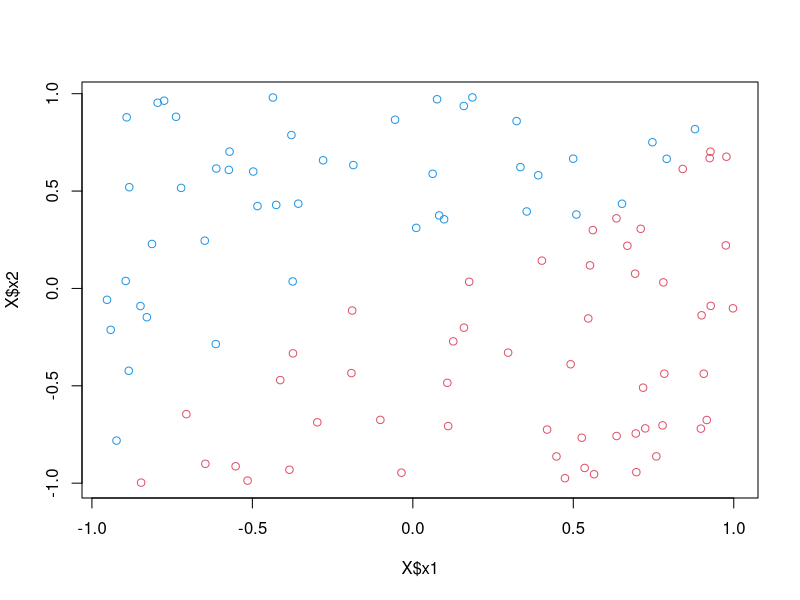
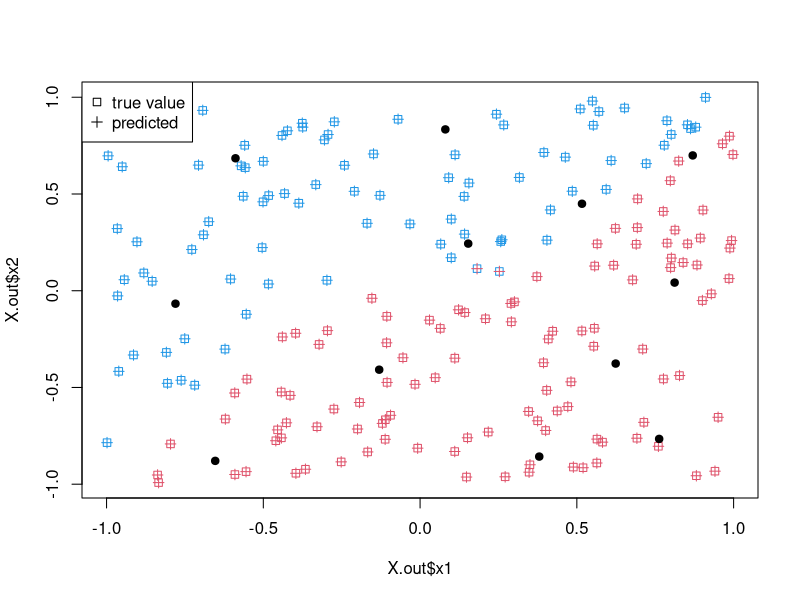
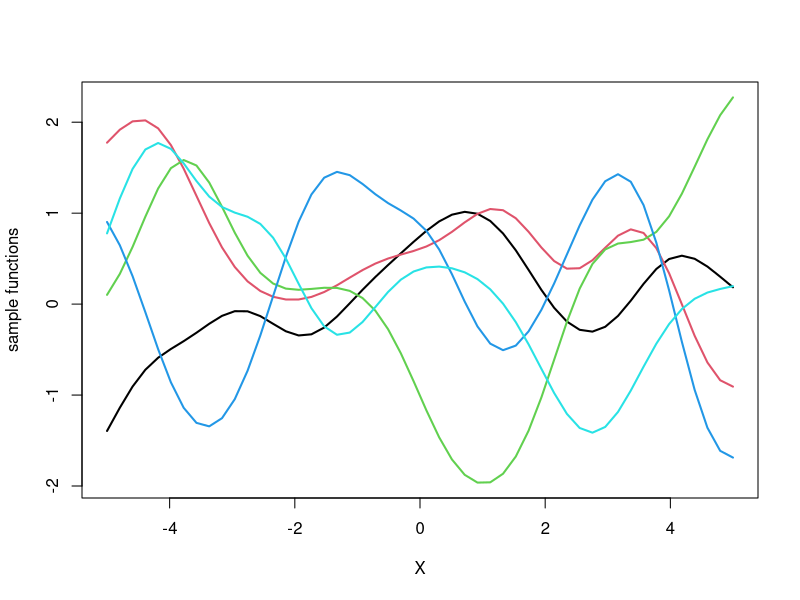
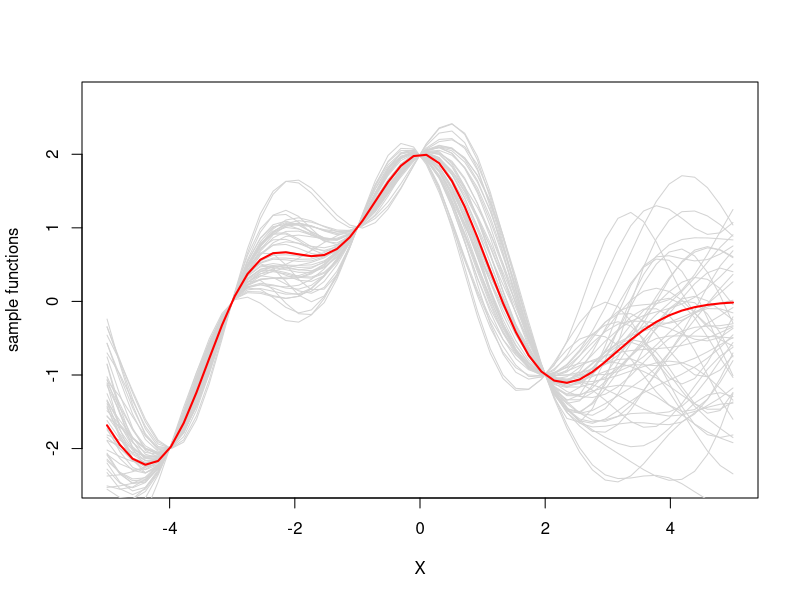
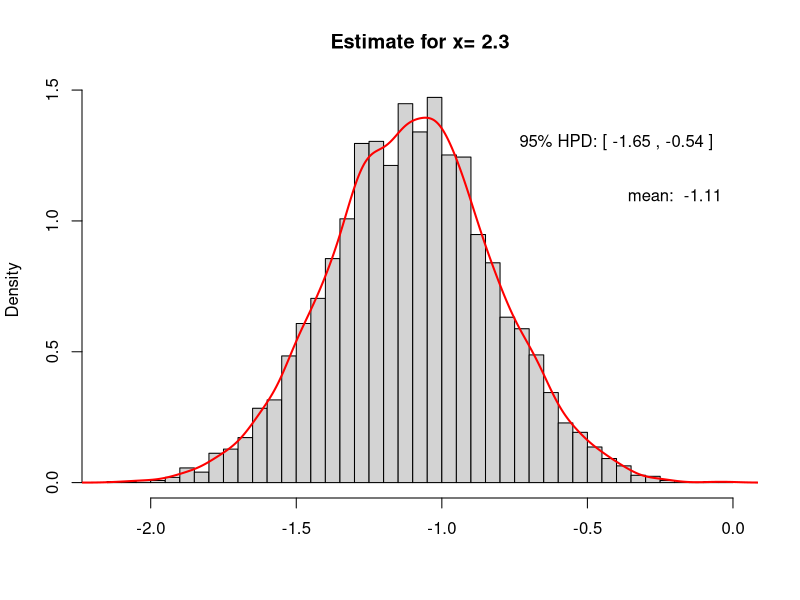
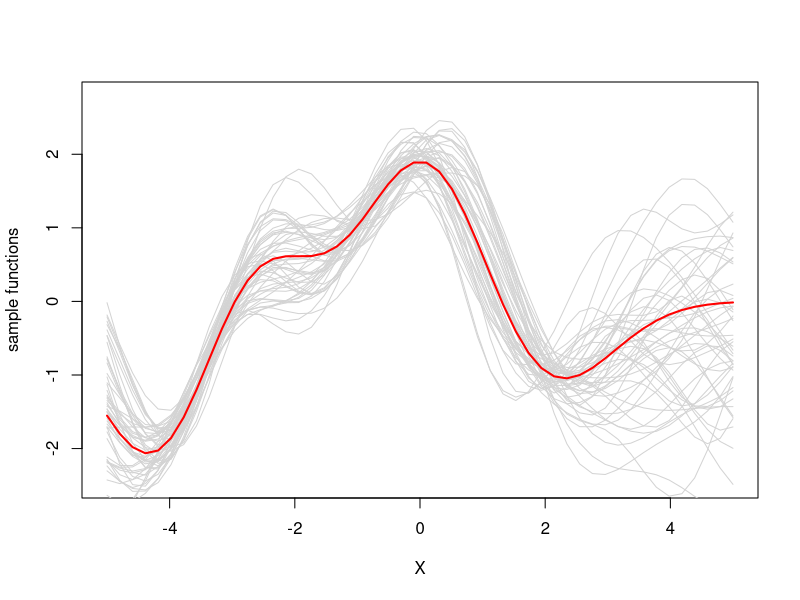
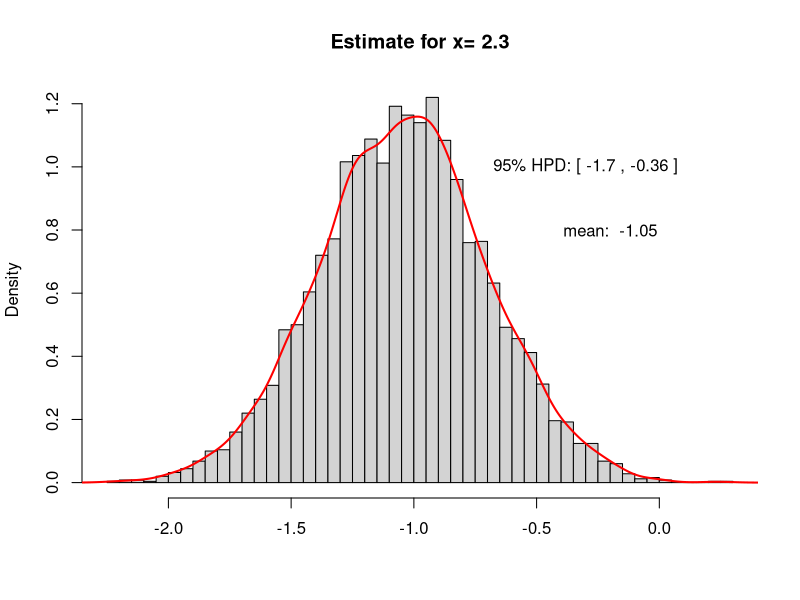
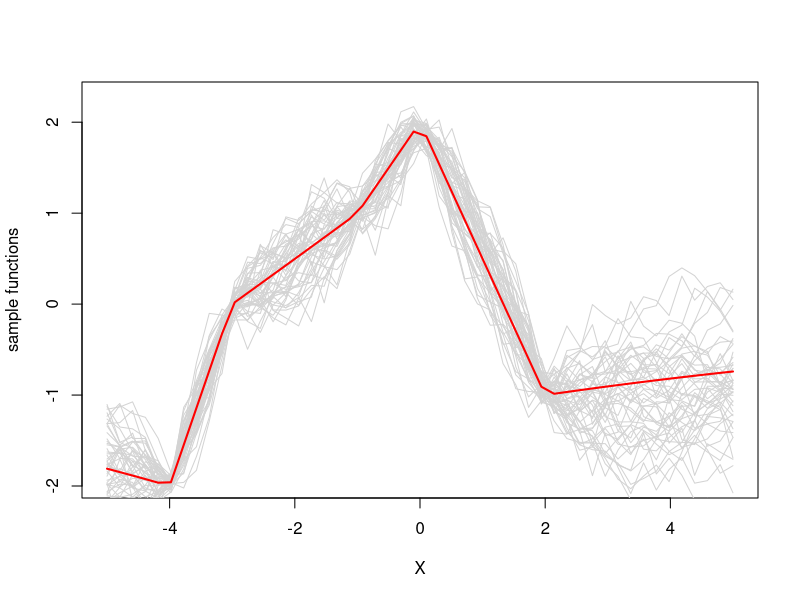

Recreate these plots in R, in order.
## ---- chunk 1
make_gaussian_kernel <- function(gamma=1.0) {

  function(x,z) {
    exp(-gamma * norm(as.matrix(x-z),"F")^2 )
  }
}

gaussian_kernel <- make_gaussian_kernel(0.2)
gaussian_kernel(x=c(1,1), z=c(2,2))
## ---- chunk 2
# returns a rbf model given the:
# * observations X=(x1, ..., xN)
# * output value for each observation Y = (y1, ..., yN)
# * number of centers K
# * gamma value

rbf <- function(X, Y, K=12, gamma=1.0) {
  library(corpcor)   # include pseudoinverse()
  library(stats)     # include kmeans()
  
  N     <- dim(X)[1] # number of observations
  ncols <- dim(X)[2] # number of variables

  repeat {
    km <- kmeans(X, K)  # let's cluster K centers out of the dataset
    if (min(km$size)>0) # only accept if there are no empty clusters
      break
  }

  mus <- km$centers # the clusters points

  Phi <- matrix(rep(NA,(K+1)*N), ncol=K+1)
  for (lin in 1:N) {
    Phi[lin,1] <- 1    # bias column
    for (col in 1:K) {
      Phi[lin,col+1] <- exp(-gamma * norm(as.matrix(X[lin,]-mus[col,]),"F")^2)
    }
  }

  w <- pseudoinverse(t(Phi) %*% Phi) %*% t(Phi) %*% Y  # find RBF weights

  list(weights=w, centers=mus, gamma=gamma)  # return the rbf model
}
## ---- chunk 3
rbf.predict <- function(model, X, classification=FALSE) {
  gamma   <- model$gamma
  centers <- model$centers
  w       <- model$weights
  N       <- dim(X)[1]    # number of observations
  
  pred <- rep(w[1],N)  # we need to init to a value, so let's start with bias

  for (j in 1:N) {  
    # find prediction for point xj
    for (k in 1:length(centers[,1])) {
      # the weight for center[k] is given by w[k+1] (because w[1] is the bias)
      pred[j] <- pred[j] + w[k+1] * exp( -gamma * norm(as.matrix(X[j,]-centers[k,]),"F")^2 )
    }
  }
  
  if (classification) {
    pred <- unlist(lapply(pred, sign))
  }
  pred
}
## ---- chunk 4
target <- function(x1, x2) {
  2*(x2 - x1 + .25*sin(pi*x1) >= 0)-1
}

N <- 100
X <- data.frame(x1=runif(N, min=-1, max=1),
                x2=runif(N, min=-1, max=1))
Y <- target(X$x1, X$x2)
plot(X$x1, X$x2, col=Y+3)
## ---- chunk 5
rbf.model <- rbf(X, Y) # using default values for K and gamma
rbf.model
## ---- chunk 6
N.test <- 200
X.out <- data.frame(x1=runif(N.test, min=-1, max=1),
                    x2=runif(N.test, min=-1, max=1))
Y.out <- target(X.out$x1, X.out$x2)

rbf.pred <- rbf.predict(rbf.model, X.out, classification=TRUE)
binary.error <- sum(rbf.pred != Y.out)/N.test
binary.error

plot(X.out$x1, X.out$x2, col=Y.out+3, pch=0)
points(X.out$x1, X.out$x2, col=rbf.pred+3, pch=3)
points(rbf.model$centers, col="black", pch=19) # draw the model centers
legend("topleft",c("true value","predicted"),pch=c(0,3),bg="white")
## ---- chunk 7
require(MASS)

# make the gaussian kernel
# gaussian_kernel <- make_gaussian_kernel(0.5)

# compute covariance matrix Sigma for the Gaussian process, ie,
# the distribution of functions (eqs. 6.53 & 6.54)
get_sigma <- function(X1, X2, kernel=make_gaussian_kernel(0.5)) {
  Sigma <- matrix(rep(0, length(X1)*length(X2)), nrow=length(X1))
  for (i in 1:nrow(Sigma)) 
    for (j in 1:ncol(Sigma))
       Sigma[i,j] <- kernel(X1[i], X2[j])
  Sigma
}

# The points at which we want to define the functions
X <- seq(-5,5,len=50)
 
# Calculate the covariance matrix
sigma <- get_sigma(X,X)
means <- rep(0, length(X))
 
# Generate sample functions from the Gaussian process
set.seed(101)
n_samples <- 5
y_sample  <- matrix(rep(0,length(X)*n_samples), ncol=n_samples)
for (i in 1:n_samples) {
  # each column represents a sample from a multivariate normal distribution
  # with zero mean and covariance sigma
  y_sample[,i] <- mvrnorm(1, means, sigma)
}

plot(X, y_sample[,1], type="n", ylim=c(min(y_sample), max(y_sample)), ylab="sample functions")
for(i in 1:n_samples)
  points(X, y_sample[,i], type="l", col=i, lwd=2)
## ---- chunk 8
# dataset:  two-column dataframe with col x for input, and col y for output
# kernel:   the kernel in use
# sd_noise: the standard deviation of the noise of the dataset samples
gp_samples <- function(X, dataset, kernel, n_samples, sd_noise=0, seed=121) {
  
  k.dd <- get_sigma(dataset$x, dataset$x, kernel)
  k.dx <- get_sigma(dataset$x, X,         kernel)
  k.xd <- get_sigma(X,         dataset$x, kernel)
  k.xx <- get_sigma(X,         X,         kernel)
 
  # These matrix calculations correspond to equation (2.19) in the 
  # Rasmussen and Williams's book 'Gaussian Processes for ML'
  noise_part <- sd_noise^2 * diag(1, ncol(k.dd))
  
  d.star.bar <- k.xd %*% solve(k.dd + noise_part) %*% d$y
  cov.d.star <- k.xx - k.xd %*% solve(k.dd + noise_part) %*% k.dx
 
  # generate the samples
  set.seed(seed)
  y_sample <- matrix(rep(0,length(X)*n_samples), ncol=n_samples)
  for (i in 1:n_samples)
    y_sample[,i] <- mvrnorm(1, d.star.bar, cov.d.star)

  list(y_sample=y_sample, mean_est=d.star.bar)
}
## ---- chunk 9
d <- data.frame(x=c(-4,-3,-1,0 ,2),
                y=c(-2, 0 ,1,2,-1))
n_samples <- 50

result <- gp_samples(X, d, make_gaussian_kernel(0.5), n_samples)

plot(X, result$y_sample[,1], type="n", ylim=c(min(y_sample)-.5, max(y_sample)+.5), ylab="sample functions")
for(i in 1:n_samples)
  points(X, result$y_sample[,i], type="l", col="lightgrey")
points(X, result$mean_est, type="l", col="red", lwd=2)
## ---- chunk 10
value  <- 2.3
result <- gp_samples(value, d, make_gaussian_kernel(0.5), n_samples=5e3)

# i  <- 23 # eg: check the 23th value of X
ys <- result$y_sample[1,]
library(coda)
hpd <- HPDinterval(as.mcmc(ys), prob=0.95) # compute highest density interval

hist(ys, breaks=50, freq=FALSE, xlab="", main=paste("Estimate for x=",round(value,2)))
lines(density(ys),col="red",lwd=2)
text(-0.2,1.1,paste("mean: ",round(result$mean_est,2)))
text(-0.4,1.3,paste("95% HPD: [",round(hpd[1],2),",",round(hpd[2],2),"]"))
## ---- chunk 11
result <- gp_samples(X, d, make_gaussian_kernel(0.5), n_samples, sd_noise=0.2)

plot(X, result$y_sample[,1], type="n", ylim=c(min(y_sample)-.5, max(y_sample)+.5), ylab="sample functions")
for(i in 1:n_samples)
  points(X, result$y_sample[,i], type="l", col="lightgrey")
points(X, result$mean_est, type="l", col="red", lwd=2)

# estimate for value
value <- 2.3
result <- gp_samples(value, d, make_gaussian_kernel(0.5), n_samples=5e3, sd_noise=0.2)

ys <- result$y_sample[1,]
hpd <- HPDinterval(as.mcmc(ys), prob=0.95) # compute highest density interval

hist(ys, breaks=50, freq=FALSE, xlab="", main=paste("Estimate for x=",round(value,2)))
lines(density(ys),col="red",lwd=2)
text(-0.2,0.8,paste("mean: ",round(result$mean_est,2)))
text(-0.3,1.0,paste("95% HPD: [",round(hpd[1],2),",",round(hpd[2],2),"]"))
## ---- chunk 12
exponential_kernel <- function(x,z) exp(-0.1*abs(x-z)) # parameter theta=0.1

result2 <- gp_samples(X, d, exponential_kernel, n_samples)

plot(X, result2$y_sample[,1], type="n", ylim=c(min(y_sample), max(y_sample)),
        ylab="sample functions")
for(i in 1:n_samples)
  points(X, result2$y_sample[,i], type="l", col="lightgrey")
points(X, result2$mean_est, type="l", col="red", lwd=2)
## ---- chunk 13
sigmoid <- function(x) 1/(1+exp(-x))
## ---- chunk 14
d <- data.frame(x=c(-4,-3,-1,0 ,2),
                y=c(-1,-1 ,1,1,-1))
n_samples <- 50

d$y <- d$y*10
result <- gp_samples(X, d, make_gaussian_kernel(0.5), n_samples)

plot(X, result$y_sample[,1], type="n", ylim=c(0,1))
points(X, sigmoid(result$mean_est), type="l", col="red", lwd=2)
